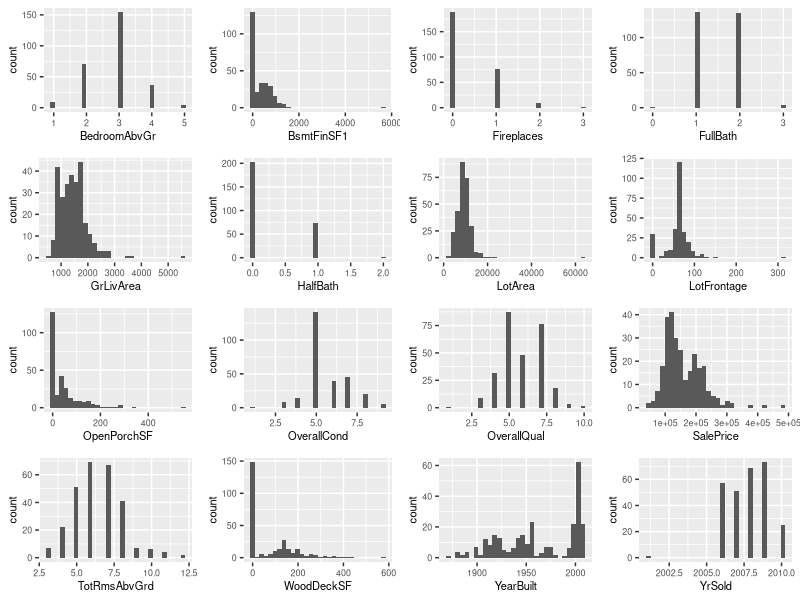

Write R code to recreate this figure. (Note: this script raises an error after producing the figure.)
library(caret) # For dummyVars()
library(e1071) # For SVR
library(glmnet) # For Ridge Regression and Lasso
library(ggpubr)
library(leaps) # For regsubsets()
library(tidyverse)

###############################################
# 1. Data Ingestion, Cleaning, and Feature Engineering
###############################################

## Read in the source data files.
CollegeCr <- read.csv('../Data/CollegeCr.csv')
CollegeCr_test <- read.csv('../Data/CollegeCr.test.csv')
Edwards <- read.csv('../Data/Edwards.csv')
Edwards_test <- read.csv('../Data/Edwards.test.csv')
OldTown <- read.csv('../Data/OldTown.csv')
OldTown_test <- read.csv('../Data/OldTown.test.csv')

## Find the common column names between the files to combine. We will only include columns that are present in all three datasets.
intersect_colnames <- sort(Reduce(intersect,list(colnames(CollegeCr),colnames(Edwards),colnames(OldTown))))
intersect_colnames_test <- sort(Reduce(intersect,list(colnames(CollegeCr_test),colnames(Edwards_test),colnames(OldTown_test))))

## Combine the neighborhoods into a common dataframe.
## Retain their neighborhood name into a variable named `Neighborhood`
df_neighborhoods <- rbind(CollegeCr[,intersect_colnames] %>% mutate(Neighborhood = "CollegeCr"),
      Edwards[,intersect_colnames] %>% mutate(Neighborhood = "Edwards")
      ,OldTown[,intersect_colnames] %>% mutate(Neighborhood = "OldTown"))

df_neighborhoods_test <- rbind(CollegeCr_test[,intersect_colnames_test] %>% mutate(Neighborhood = "CollegeCr"),
                               Edwards_test[,intersect_colnames_test] %>% mutate(Neighborhood = "Edwards")
                               ,OldTown_test[,intersect_colnames_test] %>% mutate(Neighborhood = "OldTown"))

## The training/test split between neighborhoods is slightly imbalanced.
nrow(CollegeCr) / (nrow(CollegeCr) + nrow(CollegeCr_test)) # 0.7945205
nrow(Edwards) / (nrow(Edwards) + nrow(Edwards_test)) # 0.8314607
nrow(OldTown) / (nrow(OldTown) + nrow(OldTown_test)) # 0.8018018


## Separate the columns with multiple delimited values (`Exterior` and `LotInfo`) into separate columns.
exterior_cols = c("Exterior1st","ExteriorQual","ExteriorCond")
lot_cols = c("LotConfig","LotShape","LotArea","LotFrontage")

df_neighborhoods_separate <- df_neighborhoods %>% separate(Exterior, exterior_cols, sep=";") %>% separate(LotInfo, lot_cols, sep=";")
df_neighborhoods_separate_test <- df_neighborhoods_test %>% separate(Exterior, exterior_cols, sep=";") %>% separate(LotInfo, lot_cols, sep=";")

df_neighborhoods_separate[,c("LotArea","LotFrontage")] <- sapply(df_neighborhoods_separate[,c("LotArea","LotFrontage")], as.integer)
df_neighborhoods_separate_test[,c("LotArea","LotFrontage")] <- sapply(df_neighborhoods_separate_test[,c("LotArea","LotFrontage")], as.integer)

## De-duplicating records (rows 115, 116, and 279 are duplicates). We only perform this for training data because we do not want to remove records from test data.
df_neighborhoods_dedupe <- unique(df_neighborhoods_separate)

## Fill in "NA" for empty strings in `BsmtQual`, `BsmtFinType1`, and `GarageType`.
## Also replace the empty `LotFR3` columns with 0. We will assume they do not have frontage on 3 sides.
empty_string_cols <- c("BsmtQual","BsmtFinType1","GarageType")
df_neighborhoods_impute <- df_neighborhoods_dedupe %>% 
                            mutate_at(empty_string_cols, ~replace(., . == "", "NA")) %>%
                            mutate_at("BsmtCond", ~replace(., is.na(.), "NA")) %>%
                            mutate_at("LotFrontage", ~replace(., is.na(.), 0)
                            )
df_neighborhoods_impute_test <- df_neighborhoods_separate_test %>% 
                                  mutate_at(empty_string_cols, ~replace(., . == "", "NA")) %>%
                                  mutate_at("BsmtCond", ~replace(., is.na(.), "NA")) %>%
                                  mutate_at("LotFrontage", ~replace(., is.na(.), 0)
                                  )


## Plot histograms for numeric columns
num_cols <- colnames(select_if(df_neighborhoods_impute, is.numeric))

for(i in num_cols){
  
  assign(paste('plot_',i,sep=""), 
         ggplot(data=df_neighborhoods_impute, aes_string(x=i)) + geom_histogram() + theme(text = element_text(size = 8))
  )
}

ggarrange(
  plot_BedroomAbvGr,
  plot_BsmtFinSF1,
  plot_Fireplaces,
  plot_FullBath,
  plot_GrLivArea,
  plot_HalfBath,
  plot_LotArea,
  plot_LotFrontage,
  plot_OpenPorchSF,
  plot_OverallCond,
  plot_OverallQual,
  plot_SalePrice,
  plot_TotRmsAbvGrd,
  plot_WoodDeckSF,
  plot_YearBuilt,
  plot_YrSold
)

## Removing the record with `YrSold` of 2001 because it is an error. Its `YrSold` is too many years prior to `YearBuilt`.
## Also removing the `Utilities` column because it only has one value and provides no predictive value.
df_neighborhoods_cleaned <- df_neighborhoods_impute[-which(df_neighborhoods_impute$YrSold == 2001) , !names(df_neighborhoods_impute) == "Utilities"]
df_neighborhoods_cleaned_test <- df_neighborhoods_impute_test[ , !names(df_neighborhoods_impute) == "Utilities"] # There is no `YrSold` == 2001 record to remove from the test data.

# Encodes the categorical variables for Linear Regression methods.
dmy <- dummyVars(" ~ .", data = df_neighborhoods_cleaned[, !names(df_neighborhoods_cleaned) == "SalePrice"])
df_neighborhoods_final <- cbind(data.frame(predict(dmy, newdata = df_neighborhoods_cleaned)), df_neighborhoods_cleaned$SalePrice)
names(df_neighborhoods_final)[names(df_neighborhoods_final) == "df_neighborhoods_cleaned$SalePrice"] <- "SalePrice"

set.seed(580)
spec = c(train = .75, validate = .25)

g = sample(cut(
  seq(nrow(df_neighborhoods_final)), 
  nrow(df_neighborhoods_final)*cumsum(c(0,spec)),
  labels = names(spec)
))

res = split(df_neighborhoods_final, g)
# Setting the validation dataframe
df_neighborhoods_final_validation <- res$validate
# Setting the training dataframe
df_neighborhoods_final_train <- res$train


df_neighborhoods_final_test <- data.frame(predict(dmy, newdata = df_neighborhoods_cleaned_test))


# Pulling a list of dummy variable column names so we can exclude them from standardization.
dummyVarNames <- names(df_neighborhoods_final)[!(names(df_neighborhoods_final) %in% names(df_neighborhoods_cleaned))]

# Creating scaled versions for Ridge Regression and Lasso, excluding the dummy variable names
df_neighborhoods_scaled <- cbind(df_neighborhoods_cleaned[, -which(names(df_neighborhoods_cleaned) %in% c('SalePrice'))] %>% mutate_if(is.numeric, scale) %>% mutate_if(is.character, as.factor), df_neighborhoods_cleaned$SalePrice)
names(df_neighborhoods_scaled)[names(df_neighborhoods_scaled) == "df_neighborhoods_cleaned$SalePrice"] <- "SalePrice"

set.seed(580)

g = sample(cut(
  seq(nrow(df_neighborhoods_scaled)), 
  nrow(df_neighborhoods_scaled)*cumsum(c(0,spec)),
  labels = names(spec)
))

res = split(df_neighborhoods_scaled, g)
# Setting the validation dataframe
df_neighborhoods_scaled_validation <- res$validate
# Setting the training dataframe
df_neighborhoods_scaled_train <- res$train

df_neighborhoods_scaled_test <- df_neighborhoods_cleaned_test[, -which(names(df_neighborhoods_cleaned_test) %in% c('SalePrice'))] %>% mutate_if(is.numeric, scale) %>% mutate_if(is.character, as.factor)

num_cols <- colnames(select_if(df_neighborhoods_scaled, is.numeric))

for(i in num_cols){
  
  assign(paste('plot_scaled_',i,sep=""), 
         ggplot(data=df_neighborhoods_scaled, aes_string(x=i)) + geom_histogram() + theme(text = element_text(size = 8))
  )
}

ggarrange(
  plot_scaled_BedroomAbvGr,
  plot_scaled_BsmtFinSF1,
  plot_scaled_Fireplaces,
  plot_scaled_FullBath,
  plot_scaled_GrLivArea,
  plot_scaled_HalfBath,
  plot_scaled_LotArea,
  plot_scaled_LotFrontage,
  plot_scaled_OpenPorchSF,
  plot_scaled_OverallCond,
  plot_scaled_OverallQual,
  plot_scaled_SalePrice,
  plot_scaled_TotRmsAbvGrd,
  plot_scaled_WoodDeckSF,
  plot_scaled_YearBuilt,
  plot_scaled_YrSold
)

# Not needed for now, but will find the names of non-numeric columns.
# non_num_cols <- colnames(select_if(df_neighborhoods_scaled, negate(is.numeric)))



#write.csv(df_neighborhoods_final, '../df_neighborhoods_final.csv')



# Saving this code in case we need to just change variables to factors instead of encoding.
# str(df_neighborhoods_scaled %>% mutate_if(negate(is.numeric), as.factor))


str(df_neighborhoods_scaled_test %>% mutate_if(negate(is.numeric), as.factor))


###############################################
# 2. Variable Selection and fitting
###############################################

## Forward Stepwise Selection
regit.fwd <- regsubsets(SalePrice~.,data=df_neighborhoods_final_train, nvmax=86, method="forward")
regit.fwd.summary <- summary(regit.fwd)

min_cp.fwd <- which.min(regit.fwd.summary$cp) # 22 Variables
min_bic.fwd <- which.min(regit.fwd.summary$bic) # 18 Variables
max_adjr2.fwd <- which.max(regit.fwd.summary$adjr2) # 34 Variables

plot(regit.fwd.summary$rss, xlab="Number of Variables", ylab="RSS", type="l")

plot(regit.fwd.summary$adjr2, xlab="Number of Variables", ylab="Adjusted RSq", type="l")
points(max_adjr2.fwd, regit.fwd.summary$adjr2[max_adjr2.fwd], col="red", cex=2, pch=20)

plot(regit.fwd.summary$cp, xlab="Number of Variables", ylab="Cp", type="l")
points(min_cp.fwd, regit.fwd.summary$cp[min_cp.fwd], col="red", cex=2, pch=20)

plot(regit.fwd.summary$bic, xlab="Number of Variables", ylab="BIC", type="l")
points(min_bic.fwd, regit.fwd.summary$bic[min_bic.fwd], col="red", cex=2, pch=20)

### Parsing the selected variables for each Cp, BIC, and Adj R^2 methods.
linear_forward_cp_vars <- paste(names(which(regit.fwd.summary$outmat[min_cp.fwd, ] == "*")), collapse="+")
linear_forward_bic_vars <- paste(names(which(regit.fwd.summary$outmat[min_bic.fwd, ] == "*")), collapse="+")
linear_forward_adjr2_vars <- paste(names(which(regit.fwd.summary$outmat[max_adjr2.fwd, ] == "*")), collapse="+")

### Fitting the linear models for the three selection criteria.
linear_forward_cp_model <- lm(paste("SalePrice ~ ",linear_forward_cp_vars,sep=""), data = df_neighborhoods_final_train)
linear_forward_bic_model <- lm(paste("SalePrice ~ ",linear_forward_bic_vars,sep=""), data = df_neighborhoods_final_train)
linear_forward_adjr2_model <- lm(paste("SalePrice ~ ",linear_forward_adjr2_vars,sep=""), data = df_neighborhoods_final_train)

### Storing the predictions for each model against the validation data.
linear_forward_cp_model.pred <- predict(linear_forward_cp_model, df_neighborhoods_final_validation)
linear_forward_bic_model.pred <- predict(linear_forward_bic_model, df_neighborhoods_final_validation)
linear_forward_adjr2_model.pred <- predict(linear_forward_adjr2_model, df_neighborhoods_final_validation)

#### Calculating MSE for each model
mse_linear_forward_cp_model <- c("Linear Forward Selected Cp",mean((linear_forward_cp_model.pred - df_neighborhoods_final_validation$SalePrice)^2)) # 1006790081
mse_linear_forward_bic_model <- c("Linear Forward Selected BIC",mean((linear_forward_bic_model.pred - df_neighborhoods_final_validation$SalePrice)^2)) # 956447763
mse_linear_forward_adjr2_model <- c("Linear Forward Selected Adj R^2",mean((linear_forward_adjr2_model.pred - df_neighborhoods_final_validation$SalePrice)^2)) # 1068484673


## Backward stepwise selection.
regit.bwd <- regsubsets(SalePrice~.,data=df_neighborhoods_final, nvmax=86, method="backward")
regit.bwd.summary <- summary(regit.bwd)

min_cp.bwd <- which.min(regit.bwd.summary$cp) # 20 Variables
min_bic.bwd <- which.min(regit.bwd.summary$bic) # 16 Variables
max_adjr2.bwd <- which.max(regit.bwd.summary$adjr2) # 37 Variables

plot(regit.bwd.summary$rss, xlab="Number of Variables", ylab="RSS", type="l")

plot(regit.bwd.summary$adjr2, xlab="Number of Variables", ylab="Adjusted RSq", type="l")
points(max_adjr2.bwd, regit.bwd.summary$adjr2[max_adjr2.bwd], col="red", cex=2, pch=20)

plot(regit.bwd.summary$cp, xlab="Number of Variables", ylab="Cp", type="l")
points(min_cp.bwd, regit.bwd.summary$cp[min_cp.bwd], col="red", cex=2, pch=20)

plot(regit.bwd.summary$bic, xlab="Number of Variables", ylab="BIC", type="l")
points(min_bic.bwd, regit.bwd.summary$bic[min_bic.bwd], col="red", cex=2, pch=20)

### Parsing the selected variables for each Cp, BIC, and Adj R^2 methods.
linear_backward_cp_vars <- paste(names(which(regit.bwd.summary$outmat[min_cp.bwd, ] == "*")), collapse="+")
linear_backward_bic_vars <- paste(names(which(regit.bwd.summary$outmat[min_bic.bwd, ] == "*")), collapse="+")
linear_backward_adjr2_vars <- paste(names(which(regit.bwd.summary$outmat[max_adjr2.bwd, ] == "*")), collapse="+")

### Fitting the linear models for the three selection criteria.
linear_backward_cp_model <- lm(paste("SalePrice ~ ",linear_backward_cp_vars,sep=""), data = df_neighborhoods_final_train)
linear_backward_bic_model <- lm(paste("SalePrice ~ ",linear_backward_bic_vars,sep=""), data = df_neighborhoods_final_train)
linear_backward_adjr2_model <- lm(paste("SalePrice ~ ",linear_backward_adjr2_vars,sep=""), data = df_neighborhoods_final_train)

### Storing the predictions for each model against the validation data.
linear_backward_cp_model.pred <- predict(linear_backward_cp_model, df_neighborhoods_final_validation)
linear_backward_bic_model.pred <- predict(linear_backward_bic_model, df_neighborhoods_final_validation)
linear_backward_adjr2_model.pred <- predict(linear_backward_adjr2_model, df_neighborhoods_final_validation)

### Calculating MSE for each model
mse_linear_backward_cp_model <- c("Linear Backward Selected Cp",mean((linear_backward_cp_model.pred - df_neighborhoods_final_validation$SalePrice)^2)) # 902472200
mse_linear_backward_bic_model <- c("Linear Backward Selected BIC",mean((linear_backward_bic_model.pred - df_neighborhoods_final_validation$SalePrice)^2)) # 867542533
mse_linear_backward_adjr2_model <- c("Linear Backward Selected Adj R^2",mean((linear_backward_adjr2_model.pred - df_neighborhoods_final_validation$SalePrice)^2)) # 915621549


## Ridge Regression
x.train <- model.matrix(SalePrice~.,df_neighborhoods_scaled_train)[,-1]
y.train <- df_neighborhoods_scaled_train$SalePrice

grid=10^seq(10,-2,length=100)
ridge.mod=glmnet(x.train,y.train,alpha=0,lambda=grid)

set.seed(1)
cv.out=cv.glmnet(x.train,y.train,alpha=0)
plot(cv.out)

bestlam=cv.out$lambda.min
bestlam # 215004.4

out=glmnet(x.train,y.train,alpha=0)
predict(out,type="coefficients",s=bestlam)

x.validation <- model.matrix(SalePrice~.,df_neighborhoods_scaled_validation)[,-1]
y.validation <- df_neighborhoods_scaled_validation$SalePrice

ridge.pred <- predict(ridge.mod, s = bestlam, newx = x.validation)
mse_ridge_regression <- c("Ridge Regression",mean((ridge.pred - y.validation)^2)) # 1,548,617,820


# Lasso
x.train <- model.matrix(SalePrice~.,df_neighborhoods_scaled_train)[,-1]
y.train <- df_neighborhoods_scaled_train$SalePrice

lasso.mod=glmnet(x.train,y.train,alpha=1,lambda=grid)
plot(lasso.mod)

set.seed(1)
cv.out=cv.glmnet(x.train,y.train,alpha=1)
plot(cv.out)

bestlam=cv.out$lambda.min
bestlam # 15525.06

out=glmnet(x.train,y.train,alpha=1,lambda=grid)
lasso.coef=predict(out,type="coefficients",s=bestlam)
lasso.coef

x.validation <- model.matrix(SalePrice~.,df_neighborhoods_scaled_validation)[,-1]
y.validation <- df_neighborhoods_scaled_validation$SalePrice

lasso.pred <- predict(lasso.mod, s = bestlam, newx = x.validation)
mse_lasso <- c("Lasso",mean((lasso.pred - y.validation)^2)) # 1,800,027,642


# Elastic Net

## Found a working example here: http://www.sthda.com/english/articles/37-model-selection-essentials-in-r/153-penalized-regression-essentials-ridge-lasso-elastic-net/#elastic-net

## Set Train Control
set.seed(580)
train_control <- trainControl(method = "repeatedcv",
                              number = 5,
                              repeats = 5,
                              search = "random",
                              verboseIter = TRUE)

elastic_train_data <- cbind(x.train, y.train)
colnames(elastic_train_data)[colnames(elastic_train_data) == 'y.train'] <- 'SalePrice'

elastic_net_model <- train(SalePrice ~ .,
                           data = elastic_train_data,
                           method = "glmnet",
                           tuneLength = 25,
                           trControl = train_control)

x.validation <- model.matrix(SalePrice~.,df_neighborhoods_scaled_validation)[,-1]
y.validation <- df_neighborhoods_scaled_validation$SalePrice

elastic_net.pred <- elastic_net_model %>% predict(x.validation)
mse_elastic_net <- c("Elastic Net",mean((elastic_net.pred - y.validation)^2)) #983,506,727.699282

# Random Forest Regression
library(randomForest)
set.seed(580)

rf.neighborhoods <- randomForest(SalePrice~., data = df_neighborhoods_final_train, mtry=85, importance=TRUE, ntree=100)
rf.pred <- predict(rf.neighborhoods, newdata = df_neighborhoods_final_validation)
mse_random_forest <- mean((rf.pred - y.validation)^2) #703846773

importance(rf.neighborhoods)


###############################################
# Model Selection
###############################################

df_mse <- data.frame(rbind(mse_linear_forward_cp_model,
                mse_linear_forward_bic_model,
                mse_linear_forward_adjr2_model,
                mse_linear_backward_cp_model,
                mse_linear_backward_bic_model,
                mse_linear_backward_adjr2_model,
                mse_ridge_regression,
                mse_lasso,
                mse_elastic_net))

colnames(df_mse) <- c("Model", "Mean Squared Error")
df_mse$`Mean Squared Error` <- as.numeric(df_mse$`Mean Squared Error`)
df_mse %>% arrange(`Mean Squared Error`)
